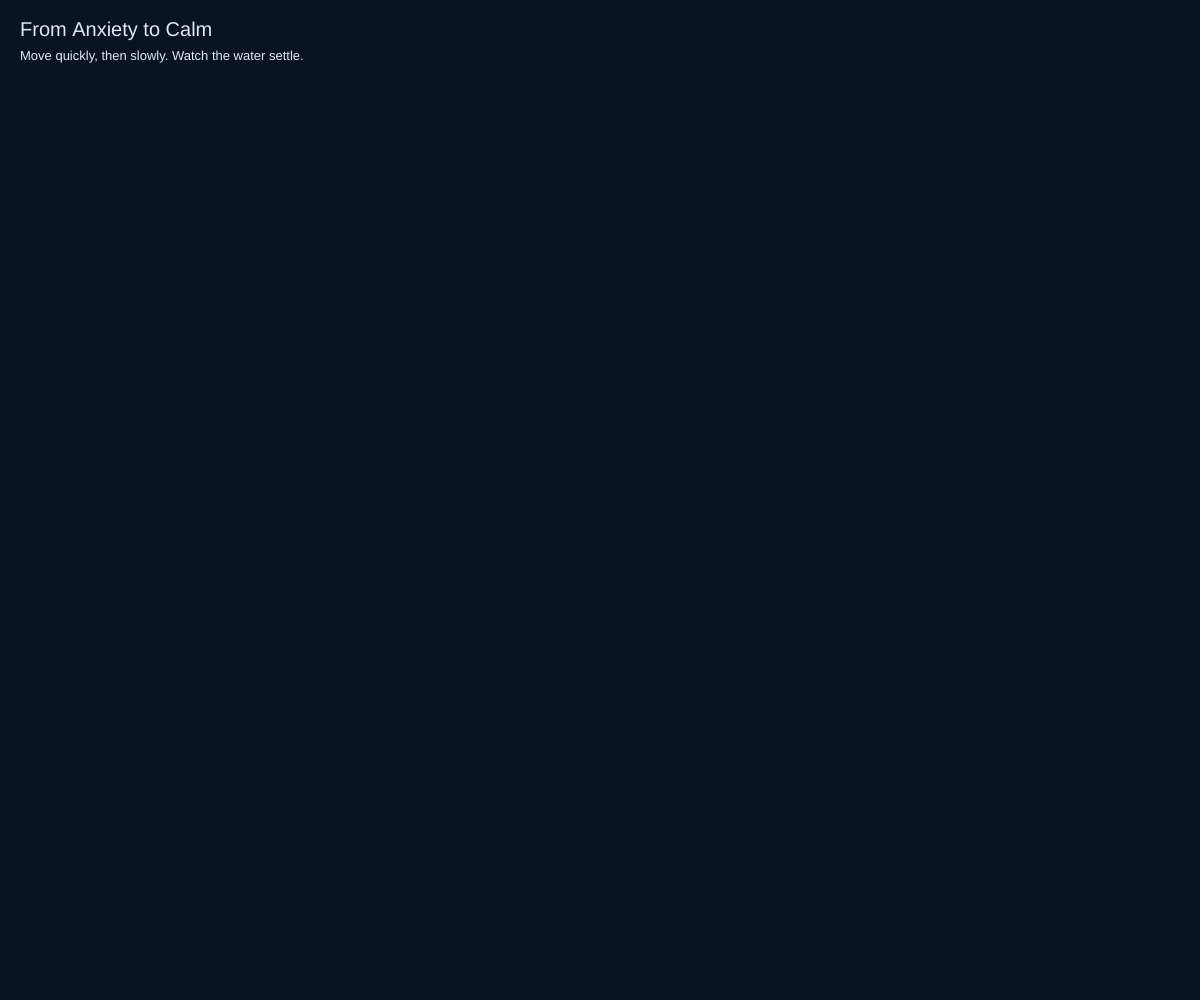
Frame 1 (no input)
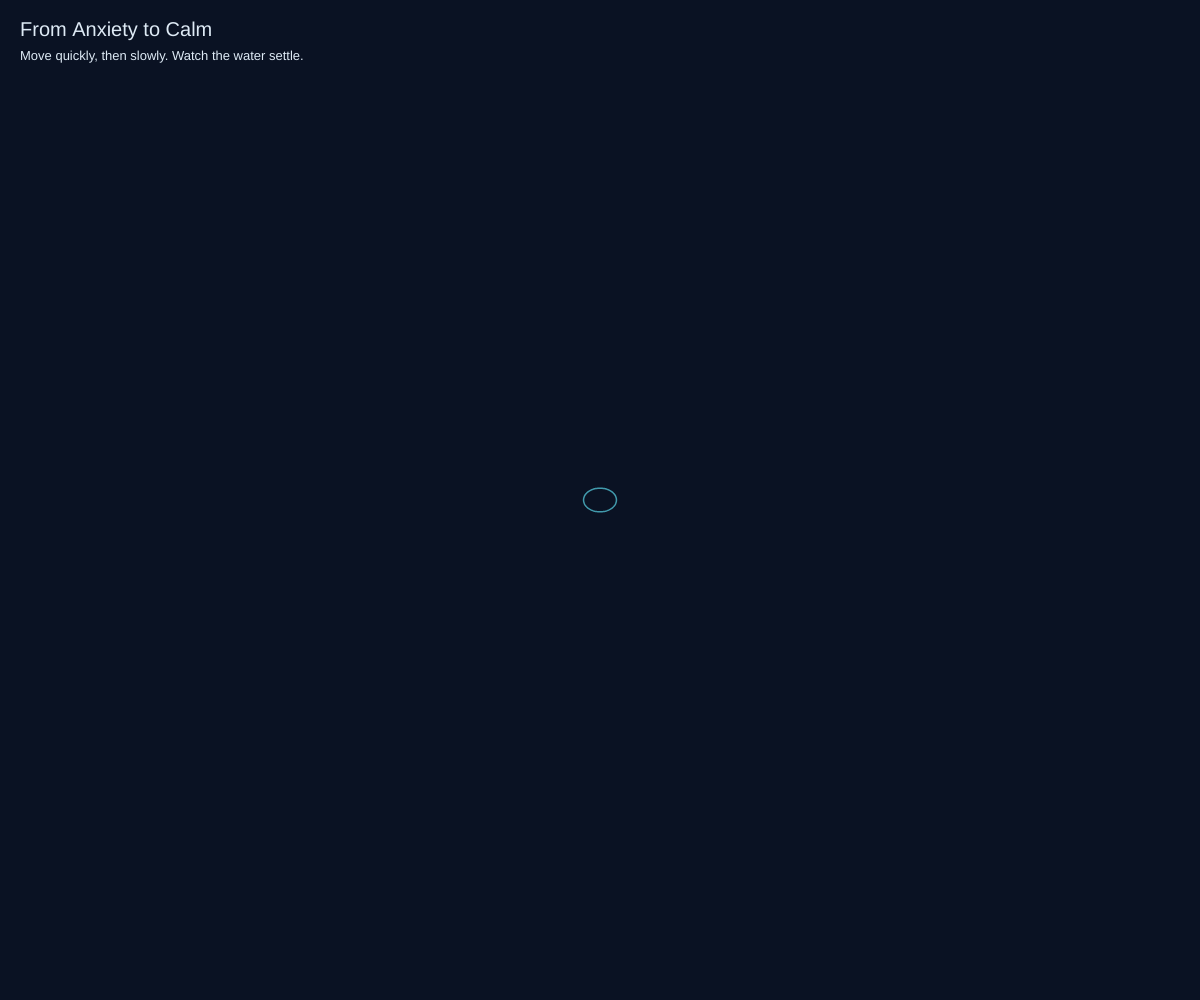
Frame 60 (no input)
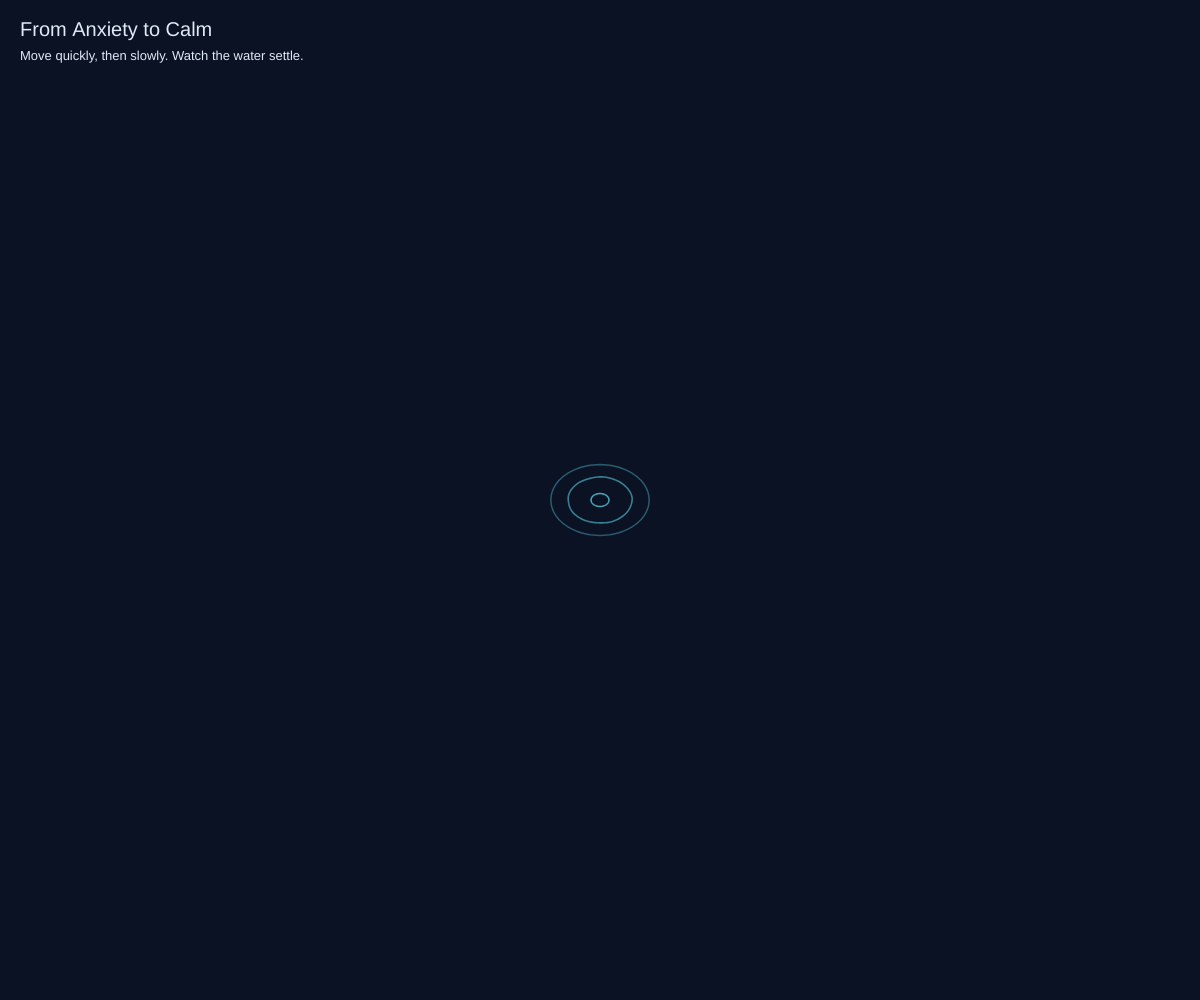
Frame 120 (the mouse pressed at the canvas centre since frame 60)

The p5.js sketch that drew these frames (run headless with seeded random() and noise() and a simulated clock; from frame 60 on, the mouse is pressed at the canvas centre):

// p5.js sketch
// ── sketch.js
// From Anxiety to Calm — an interactive water ripple animation.
let intensity = 0;
let lastRipple = 0;
let ripples = [];

function setup() {
  createCanvas(windowWidth, windowHeight);
}

function draw() {
  const dt = constrain(deltaTime, 1, 100);
  // Convert pointer travel into pixels per second so the response is similar
  // across frame rates. Smooth the signal so a pause gradually calms the water.
  const speed = dist(mouseX, mouseY, pmouseX, pmouseY) * 1000 / dt;
  const target = constrain(speed / 1100, 0, 1);
  intensity = lerp(intensity, target, 1 - Math.exp(-dt / (target > intensity ? 140 : 620)));

  const now = millis();
  if (now - lastRipple > lerp(640, 95, intensity)) {
    const inside = mouseX > 0 && mouseX < width && mouseY > 0 && mouseY < height;
    ripples.push({ x: inside ? mouseX : width / 2, y: inside ? mouseY : height / 2,
      birth: now, energy: intensity });
    lastRipple = now;
  }

  background(10, 18, 35);
  ripples = ripples.filter(r => now - r.birth < 2600);
  noFill();
  for (const r of ripples) {
    const age = (now - r.birth) / 2600;
    const radius = 5 + age * lerp(85, 195, r.energy);
    const ink = lerpColor(color(92, 218, 238), color(245, 76, 135), intensity);
    ink.setAlpha(200 * (1 - age));
    stroke(ink);
    strokeWeight(1.5 + r.energy);
    beginShape();
    for (let i = 0; i < 96; i++) {
      const a = TWO_PI * i / 96;
      // Whole-number wave frequencies keep the ring continuous at its seam.
      const wave = sin(5 * a + age * 8) + 0.45 * sin(9 * a - age * 12);
      const size = radius * (1 + 0.085 * r.energy * wave);
      vertex(r.x + cos(a) * size, r.y + sin(a) * size * 0.72);
    }
    endShape(CLOSE);
  }

  noStroke();
  fill(222, 234, 245);
  textSize(20);
  text('From Anxiety to Calm', 20, 36);
  textSize(13);
  text('Move quickly, then slowly. Watch the water settle.', 20, 60);
}

function windowResized() {
  resizeCanvas(windowWidth, windowHeight);
}

// ── prototype.html
<!doctype html>
<html lang="en">
<meta charset="utf-8">
<meta name="viewport" content="width=device-width, initial-scale=1">
<title>From Anxiety to Calm</title>
<style>body{margin:0;background:#0a1223;color:#deebf4;font:16px system-ui}canvas{display:block}#status{padding:20px}</style>
<div id="status">Loading p5.js…</div>
<script src="https://cdn.jsdelivr.net/npm/p5@1.11.3/lib/p5.min.js" onload="document.getElementById('status').remove()" onerror="document.getElementById('status').textContent='Could not load p5.js. Connect to the internet and reload.'"></script>
<script src="sketch.js"></script>
</html>
